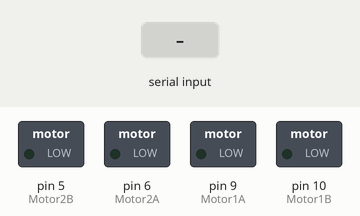
Simulated run of this sketch. Board: Arduino Uno, built with avr-gcc and run on an emulated ATmega328P. Shown: switched loads named in the sketch (green lamp = pin HIGH). The test bench sets the inputs (shaded band).

Above: at 1.3 s.
1.4 s: "F" received over the second serial link
At 2.2 s:
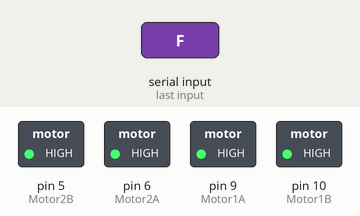
2.9 s: "G" received over the second serial link
At 3.4 s:
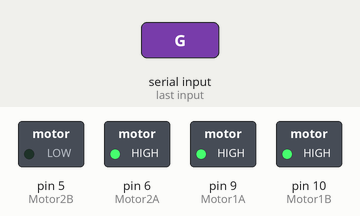
4.4 s: "I" received over the second serial link
At 5.6 s:
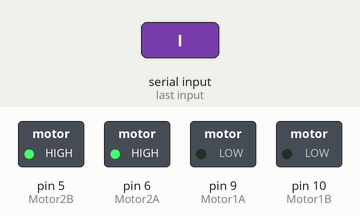
5.9 s: "B" received over the second serial link
At 6.8 s:
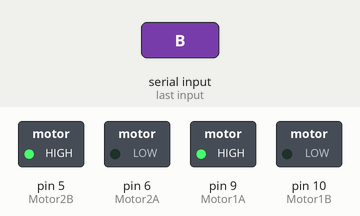
7.4 s: "H" received over the second serial link
At 8.0 s:
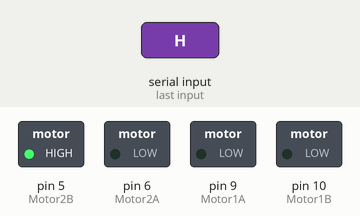
8.9 s: "J" received over the second serial link
At 10.3 s:
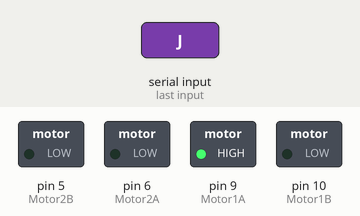
Timing chart, 0 to 11.4 s (numbered marks = the images above; inputs shaded):
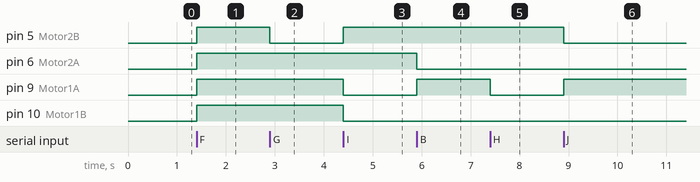

Measured:
- after the input at 1.4 s, pin 5 (Motor2B), pin 6 (Motor2A), pin 9 (Motor1A), pin 10 (Motor1B): LOW → HIGH at once
- after the input at 2.9 s, pin 5 (Motor2B): HIGH → LOW at once
- after the input at 4.4 s, pin 5 (Motor2B): LOW → HIGH at once; pin 9 (Motor1A), pin 10 (Motor1B): HIGH → LOW at once
- after the input at 5.9 s, pin 6 (Motor2A): HIGH → LOW at once; pin 9 (Motor1A): LOW → HIGH at once
- after the input at 7.4 s, pin 9 (Motor1A): HIGH → LOW at once
- after the input at 8.9 s, pin 5 (Motor2B): HIGH → LOW at once; pin 9 (Motor1A): LOW → HIGH at once

The sketch:

AUTOBLUETOOTH3.ino
```cpp
//Marcos Lopez 5 Año E 2021 EPET4

//Librerias necesarias para hacer el codigo
#include <SoftwareSerial.h>

// CONEXIONES PARA EL BLUETOOTH.

    int bluetoothTx = 3;
    int bluetoothRx = 4;

SoftwareSerial miBT(bluetoothTx, bluetoothRx);

    // MOTOR 1.

int Motor1A = 9;
int Motor1B = 10;

// MOTOR 2.

int Motor2A = 6;
int Motor2B = 5;

void setup (){
  //Configura el bluetooth
    miBT.begin(115200);
    miBT.print("$$$");
    delay(100);
    miBT.println("U,9600,N");
    miBT.begin(9600);

//Decide que los pines son de salida
    pinMode( Motor1A, OUTPUT );
    pinMode( Motor2A, OUTPUT );
    pinMode( Motor1B, OUTPUT );
    pinMode( Motor2B, OUTPUT );
//Desactiva todos los pines
    digitalWrite( Motor1A, LOW );
    digitalWrite( Motor2A, LOW );
    digitalWrite( Motor1B, LOW );
    digitalWrite( Motor2B, LOW );
}

//Acciones del auto en loop
void loop(){
  //Si el Bluetooth esta activo, ejecuta el codigo
  if(miBT.available()){
    //Recupera el valor del boton que presionaste
      char botonPresionado = (char)miBT.read();
      //Segun el boton que haz presionado realiza un accion
      switch(botonPresionado){
        //  EL AUTO PARA
        case 'S':
            digitalWrite( Motor1A, LOW);
            analogWrite( Motor1B, LOW);
            digitalWrite( Motor2A, LOW),
            analogWrite( Motor2B, LOW);
        break;
        // EL AUTO VAYA HACIA ADELANTE
        case 'F':
            digitalWrite( Motor1A, HIGH );
            digitalWrite( Motor1B, HIGH);
            digitalWrite( Motor2A, HIGH);
            digitalWrite( Motor2B, HIGH );
        break;
        //EL AUTO VAYA HACIA ADELANTE Y A LA IZQUIERDA
        case 'G':
            digitalWrite( Motor1A, HIGH);
            digitalWrite( Motor1B, HIGH );
            digitalWrite( Motor2A, HIGH);
            analogWrite( Motor2B, LOW );
        break;
        // EL AUTO VAYA HACIA ADELANTE Y A LA DERECHA
        case 'I':
            analogWrite( Motor1A, LOW );
            analogWrite( Motor1B, LOW);
            digitalWrite( Motor2A, HIGH);
            digitalWrite( Motor2B, HIGH );
        break;
        // EL AUTO VAYA EN REVERSA
        case 'B':
            digitalWrite( Motor1A, HIGH );
            analogWrite( Motor1B, LOW);
            analogWrite( Motor2A, LOW);
            digitalWrite( Motor2B, HIGH );
        break;
        // EL AUTO VAYA EN REVERSA Y A LA IZQUIERDA
        case 'H':
            analogWrite( Motor1A, LOW);
            analogWrite( Motor1B, LOW );
            analogWrite( Motor2A, LOW);
            digitalWrite( Motor2B, HIGH );
        break;
        // EL AUTO VAYA EN REVERSA Y A LA DERECHA
        case 'J':
            digitalWrite( Motor1A, HIGH );
            analogWrite( Motor1B, LOW);
            analogWrite( Motor2A, LOW);
            analogWrite( Motor2B, LOW );
        break;
        // EL AUTO VAYA HACIA LA IZQUIERDA
        case 'L':
            analogWrite( Motor1A, LOW);
            analogWrite( Motor1B, LOW );
            analogWrite( Motor2A, LOW);
            digitalWrite( Motor2B, HIGH );
        break;
        // EL AUTO VAYA HACIA LA DERECHA
        case 'R':
            digitalWrite( Motor1A, HIGH );
            analogWrite( Motor1B, LOW);
            analogWrite( Motor2A, LOW);
            analogWrite( Motor2B, LOW );
        break;
    }
  }
}
```
